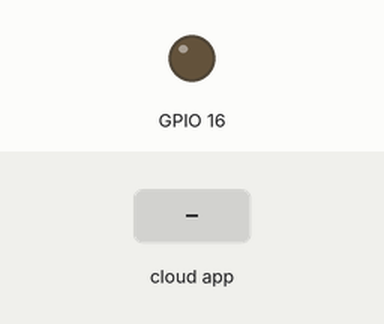
This sketch was run on a simulated ESP8266 (NodeMCU). Shown: output pins drawn as LEDs (lit = HIGH). The inputs (shaded band) are chosen by the test bench. WiFi joins after 1.5 s; servers stay silent unless stated; no MQTT or app messages arrive unless stated; what the sketch prints to the serial monitor is not drawn.

Above: at 2.7 s.
2.8 s: the phone or cloud app sets photocell to 1
At 3.9 s:
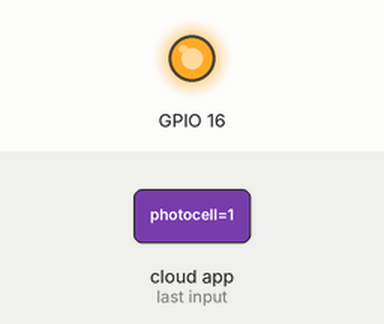
4.3 s: the phone or cloud app sets photocell to 0
At 5.3 s:
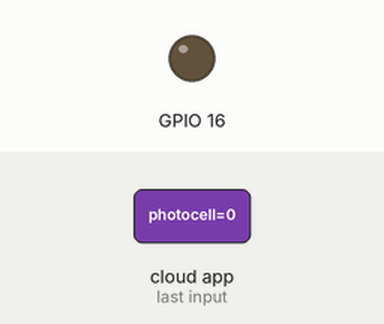
Timing chart, 0 to 7.3 s (numbered marks = the images above; inputs shaded):
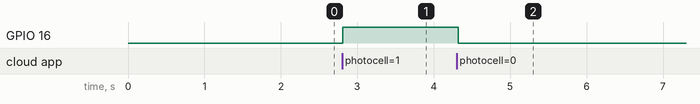

The sketch:

subscribe.ino
```cpp
#include<ESP8266WebServer.h>
#include "Adafruit_MQTT_Client.h"
#define ldr A0
#define wifi "OnePlus2"
#define password "apple123"
#define server "io.adafruit.com"
#define port 1883
#define username "vinay_nayar"
#define key "c5bde271fd3845b9b59c13d664543a0e"
WiFiClient esp;
Adafruit_MQTT_Client mqtt(&esp,server,port,username,key);
Adafruit_MQTT_Subscribe feed=Adafruit_MQTT_Subscribe(&mqtt,username"/feeds/photocell");
void setup() {
  // put your setup code here, to run once:
Serial.begin(115200);
pinMode(16,OUTPUT);
delay(10);
Serial.println("Adafruit MQTT demo");
Serial.print("Connecting to");
Serial.println(wifi);
WiFi.begin(wifi,password);
while(WiFi.status()!=WL_CONNECTED)
{
  delay(500);
  Serial.print(".");
}
Serial.println("WiFi connected");
Serial.println("IP address:");
Serial.println(WiFi.localIP());
mqtt.subscribe(&feed);
Serial.print("Connecting to MQTT");
while(mqtt.connect())
{
  delay(500);
  Serial.print(".");
}
}

void loop() {
  // put your main code here, to run repeatedly:
  while(mqtt.readSubscription(5000))
  {
    Serial.print("Got:");
    Serial.print((char*)feed.lastread);
    int a=atoi((char*)feed.lastread);
    Serial.print("");
    Serial.println(a);
    if(a==0)
    {
      digitalWrite(16,0);
    }
    else
    {
      digitalWrite(16,1);
    }
  }
}
```

Measured:
- after the input at 2.8 s, GPIO 16: LOW → HIGH at once
- after the input at 4.3 s, GPIO 16: HIGH → LOW at once
